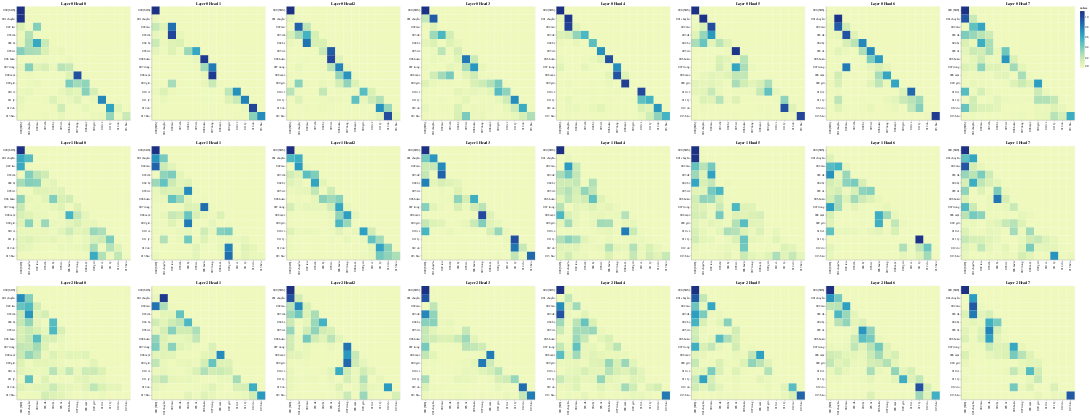

The cell this chart's notebook holds for it:
### Code cell
get_all_attention_maps("decoder", layers, heads, decoder_input_tokens, decoder_input_tokens, min(20, sentence_len))

### Figure 1 — Vega-Lite specification as saved in the notebook (floating-point values rounded to 4 significant figures; data arrays with more than 128 entries replaced by an {"elided": "..."} marker saying what was removed)
{"config": {"view": {"continuousWidth": 400, "continuousHeight": 300}}, "vconcat": [{"hconcat": [{"data": {"name": "data-8db8215237bbf3952c71818c642f2ad3"}, "mark": "rect", "encoding": {"color": {"field": "value", "type": "quantitative"}, "tooltip": [{"field": "row", "type": "quantitative"}, {"field": "column", "type": "quantitative"}, {"field": "value", "type": "quantitative"}, {"field": "row_token", "type": "nominal"}, {"field": "col_token", "type": "nominal"}], "x": {"axis": {"title": ""}, "field": "col_token", "type": "nominal"}, "y": {"axis": {"title": ""}, "field": "row_token", "type": "nominal"}}, "height": 400, "selection": {"selector1273": {"type": "interval", "bind": "scales", "encodings": ["x", "y"]}}, "title": "Layer 0 Head 0", "width": 400}, {"data": {"name": "data-5941b866cc1a7385b6357d65c1183bae"}, "mark": "rect", "encoding": {"color": {"field": "value", "type": "quantitative"}, "tooltip": [{"field": "row", "type": "quantitative"}, {"field": "column", "type": "quantitative"}, {"field": "value", "type": "quantitative"}, {"field": "row_token", "type": "nominal"}, {"field": "col_token", "type": "nominal"}], "x": {"axis": {"title": ""}, "field": "col_token", "type": "nominal"}, "y": {"axis": {"title": ""}, "field": "row_token", "type": "nominal"}}, "height": 400, "selection": {"selector1274": {"type": "interval", "bind": "scales", "encodings": ["x", "y"]}}, "title": "Layer 0 Head 1", "width": 400}, {"data": {"name": "data-31365ee500c74a7d04c5cb3646e43b17"}, "mark": "rect", "encoding": {"color": {"field": "value", "type": "quantitative"}, "tooltip": [{"field": "row", "type": "quantitative"}, {"field": "column", "type": "quantitative"}, {"field": "value", "type": "quantitative"}, {"field": "row_token", "type": "nominal"}, {"field": "col_token", "type": "nominal"}], "x": {"axis": {"title": ""}, "field": "col_token", "type": "nominal"}, "y": {"axis": {"title": ""}, "field": "row_token", "type": "nominal"}}, "height": 400, "selection": {"selector1275": {"type": "interval", "bind": "scales", "encodings": ["x", "y"]}}, "title": "Layer 0 Head 2", "width": 400}, {"data": {"name": "data-0ee6df4658d1a697b45d916cca992673"}, "mark": "rect", "encoding": {"color": {"field": "value", "type": "quantitative"}, "tooltip": [{"field": "row", "type": "quantitative"}, {"field": "column", "type": "quantitative"}, {"field": "value", "type": "quantitative"}, {"field": "row_token", "type": "nominal"}, {"field": "col_token", "type": "nominal"}], "x": {"axis": {"title": ""}, "field": "col_token", "type": "nominal"}, "y": {"axis": {"title": ""}, "field": "row_token", "type": "nominal"}}, "height": 400, "selection": {"selector1276": {"type": "interval", "bind": "scales", "encodings": ["x", "y"]}}, "title": "Layer 0 Head 3", "width": 400}, {"data": {"name": "data-4d7d78fc25ce688f0af16541ddaac930"}, "mark": "rect", "encoding": {"color": {"field": "value", "type": "quantitative"}, "tooltip": [{"field": "row", "type": "quantitative"}, {"field": "column", "type": "quantitative"}, {"field": "value", "type": "quantitative"}, {"field": "row_token", "type": "nominal"}, {"field": "col_token", "type": "nominal"}], "x": {"axis": {"title": ""}, "field": "col_token", "type": "nominal"}, "y": {"axis": {"title": ""}, "field": "row_token", "type": "nominal"}}, "height": 400, "selection": {"selector1277": {"type": "interval", "bind": "scales", "encodings": ["x", "y"]}}, "title": "Layer 0 Head 4", "width": 400}, {"data": {"name": "data-4014152ee2d8e77391acdc2632ffe1d2"}, "mark": "rect", "encoding": {"color": {"field": "value", "type": "quantitative"}, "tooltip": [{"field": "row", "type": "quantitative"}, {"field": "column", "type": "quantitative"}, {"field": "value", "type": "quantitative"}, {"field": "row_token", "type": "nominal"}, {"field": "col_token", "type": "nominal"}], "x": {"axis": {"title": ""}, "field": "col_token", "type": "nominal"}, "y": {"axis": {"title": ""}, "field": "row_token", "type": "nominal"}}, "height": 400, "selection": {"selector1278": {"type": "interval", "bind": "scales", "encodings": ["x", "y"]}}, "title": "Layer 0 Head 5", "width": 400}, {"data": {"name": "data-d66bb39d5f3822919694ad8f7e8a6fd3"}, "mark": "rect", "encoding": {"color": {"field": "value", "type": "quantitative"}, "tooltip": [{"field": "row", "type": "quantitative"}, {"field": "column", "type": "quantitative"}, {"field": "value", "type": "quantitative"}, {"field": "row_token", "type": "nominal"}, {"field": "col_token", "type": "nominal"}], "x": {"axis": {"title": ""}, "field": "col_token", "type": "nominal"}, "y": {"axis": {"title": ""}, "field": "row_token", "type": "nominal"}}, "height": 400, "selection": {"selector1279": {"type": "interval", "bind": "scales", "encodings": ["x", "y"]}}, "title": "Layer 0 Head 6", "width": 400}, {"data": {"name": "data-3e577bd6e464f80cc30dd936de7fbf52"}, "mark": "rect", "encoding": {"color": {"field": "value", "type": "quantitative"}, "tooltip": [{"field": "row", "type": "quantitative"}, {"field": "column", "type": "quantitative"}, {"field": "value", "type": "quantitative"}, {"field": "row_token", "type": "nominal"}, {"field": "col_token", "type": "nominal"}], "x": {"axis": {"title": ""}, "field": "col_token", "type": "nominal"}, "y": {"axis": {"title": ""}, "field": "row_token", "type": "nominal"}}, "height": 400, "selection": {"selector1280": {"type": "interval", "bind": "scales", "encodings": ["x", "y"]}}, "title": "Layer 0 Head 7", "width": 400}]}, {"hconcat": [{"data": {"name": "data-d9de77e28aa80eb29579c1549c827cd1"}, "mark": "rect", "encoding": {"color": {"field": "value", "type": "quantitative"}, "tooltip": [{"field": "row", "type": "quantitative"}, {"field": "column", "type": "quantitative"}, {"field": "value", "type": "quantitative"}, {"field": "row_token", "type": "nominal"}, {"field": "col_token", "type": "nominal"}], "x": {"axis": {"title": ""}, "field": "col_token", "type": "nominal"}, "y": {"axis": {"title": ""}, "field": "row_token", "type": "nominal"}}, "height": 400, "selection": {"selector1281": {"type": "interval", "bind": "scales", "encodings": ["x", "y"]}}, "title": "Layer 1 Head 0", "width": 400}, {"data": {"name": "data-aa2c4f4fdbac078644f001eeb51668a0"}, "mark": "rect", "encoding": {"color": {"field": "value", "type": "quantitative"}, "tooltip": [{"field": "row", "type": "quantitative"}, {"field": "column", "type": "quantitative"}, {"field": "value", "type": "quantitative"}, {"field": "row_token", "type": "nominal"}, {"field": "col_token", "type": "nominal"}], "x": {"axis": {"title": ""}, "field": "col_token", "type": "nominal"}, "y": {"axis": {"title": ""}, "field": "row_token", "type": "nominal"}}, "height": 400, "selection": {"selector1282": {"type": "interval", "bind": "scales", "encodings": ["x", "y"]}}, "title": "Layer 1 Head 1", "width": 400}, {"data": {"name": "data-b2042d96c989e68acea2873f39f3fe49"}, "mark": "rect", "encoding": {"color": {"field": "value", "type": "quantitative"}, "tooltip": [{"field": "row", "type": "quantitative"}, {"field": "column", "type": "quantitative"}, {"field": "value", "type": "quantitative"}, {"field": "row_token", "type": "nominal"}, {"field": "col_token", "type": "nominal"}], "x": {"axis": {"title": ""}, "field": "col_token", "type": "nominal"}, "y": {"axis": {"title": ""}, "field": "row_token", "type": "nominal"}}, "height": 400, "selection": {"selector1283": {"type": "interval", "bind": "scales", "encodings": ["x", "y"]}}, "title": "Layer 1 Head 2", "width": 400}, {"data": {"name": "data-97e83e9ab7714c8544959c12ff457492"}, "mark": "rect", "encoding": {"color": {"field": "value", "type": "quantitative"}, "tooltip": [{"field": "row", "type": "quantitative"}, {"field": "column", "type": "quantitative"}, {"field": "value", "type": "quantitative"}, {"field": "row_token", "type": "nominal"}, {"field": "col_token", "type": "nominal"}], "x": {"axis": {"title": ""}, "field": "col_token", "type": "nominal"}, "y": {"axis": {"title": ""}, "field": "row_token", "type": "nominal"}}, "height": 400, "selection": {"selector1284": {"type": "interval", "bind": "scales", "encodings": ["x", "y"]}}, "title": "Layer 1 Head 3", "width": 400}, {"data": {"name": "data-ebf0b9119fdb2dfcd2f302addcf5be6a"}, "mark": "rect", "encoding": {"color": {"field": "value", "type": "quantitative"}, "tooltip": [{"field": "row", "type": "quantitative"}, {"field": "column", "type": "quantitative"}, {"field": "value", "type": "quantitative"}, {"field": "row_token", "type": "nominal"}, {"field": "col_token", "type": "nominal"}], "x": {"axis": {"title": ""}, "field": "col_token", "type": "nominal"}, "y": {"axis": {"title": ""}, "field": "row_token", "type": "nominal"}}, "height": 400, "selection": {"selector1285": {"type": "interval", "bind": "scales", "encodings": ["x", "y"]}}, "title": "Layer 1 Head 4", "width": 400}, {"data": {"name": "data-a0b754bd3a7c9e000df4b1401c9d60f7"}, "mark": "rect", "encoding": {"color": {"field": "value", "type": "quantitative"}, "tooltip": [{"field": "row", "type": "quantitative"}, {"field": "column", "type": "quantitative"}, {"field": "value", "type": "quantitative"}, {"field": "row_token", "type": "nominal"}, {"field": "col_token", "type": "nominal"}], "x": {"axis": {"title": ""}, "field": "col_token", "type": "nominal"}, "y": {"axis": {"title": ""}, "field": "row_token", "type": "nominal"}}, "height": 400, "selection": {"selector1286": {"type": "interval", "bind": "scales", "encodings": ["x", "y"]}}, "title": "Layer 1 Head 5", "width": 400}, {"data": {"name": "data-7f7517ac3b13fedf5d747e3d30e096a5"}, "mark": "rect", "encoding": {"color": {"field": "value", "type": "quantitative"}, "tooltip": [{"field": "row", "type": "quantitative"}, {"field": "column", "type": "quantitative"}, {"field": "value", "type": "quantitative"}, {"field": "row_token", "type": "nominal"}, {"field": "col_token", "type": "nominal"}], "x": {"axis": {"title": ""}, "field": "col_token", "type": "nominal"}, "y": {"axis": {"title": ""}, "field": "row_token", "type": "nominal"}}, "height": 400, "selection": {"selector1287": {"type": "interval", "bind": "scales", "encodings": ["x", "y"]}}, "title": "Layer 1 Head 6", "width": 400}, {"data": {"name": "data-dbdbf61f24dfc09654e30e05e9c2d77e"}, "mark": "rect", "encoding": {"color": {"field": "value", "type": "quantitative"}, "tooltip": [{"field": "row", "type": "quantitative"}, {"field": "column", "type": "quantitative"}, {"field": "value", "type": "quantitative"}, {"field": "row_token", "type": "nominal"}, {"field": "col_token", "type": "nominal"}], "x": {"axis": {"title": ""}, "field": "col_token", "type": "nominal"}, "y": {"axis": {"title": ""}, "field": "row_token", "type": "nominal"}}, "height": 400, "selection": {"selector1288": {"type": "interval", "bind": "scales", "encodings": ["x", "y"]}}, "title": "Layer 1 Head 7", "width": 400}]}, {"hconcat": [{"data": {"name": "data-0ac65927d3d0190f97f3a0f890754529"}, "mark": "rect", "encoding": {"color": {"field": "value", "type": "quantitative"}, "tooltip": [{"field": "row", "type": "quantitative"}, {"field": "column", "type": "quantitative"}, {"field": "value", "type": "quantitative"}, {"field": "row_token", "type": "nominal"}, {"field": "col_token", "type": "nominal"}], "x": {"axis": {"title": ""}, "field": "col_token", "type": "nominal"}, "y": {"axis": {"title": ""}, "field": "row_token", "type": "nominal"}}, "height": 400, "selection": {"selector1289": {"type": "interval", "bind": "scales", "encodings": ["x", "y"]}}, "title": "Layer 2 Head 0", "width": 400}, {"data": {"name": "data-30c71c7af976da9ae663c5cc28ee995b"}, "mark": "rect", "encoding": {"color": {"field": "value", "type": "quantitative"}, "tooltip": [{"field": "row", "type": "quantitative"}, {"field": "column", "type": "quantitative"}, {"field": "value", "type": "quantitative"}, {"field": "row_token", "type": "nominal"}, {"field": "col_token", "type": "nominal"}], "x": {"axis": {"title": ""}, "field": "col_token", "type": "nominal"}, "y": {"axis": {"title": ""}, "field": "row_token", "type": "nominal"}}, "height": 400, "selection": {"selector1290": {"type": "interval", "bind": "scales", "encodings": ["x", "y"]}}, "title": "Layer 2 Head 1", "width": 400}, {"data": {"name": "data-55f31982c6f6f6f0e89fb4702f10cc39"}, "mark": "rect", "encoding": {"color": {"field": "value", "type": "quantitative"}, "tooltip": [{"field": "row", "type": "quantitative"}, {"field": "column", "type": "quantitative"}, {"field": "value", "type": "quantitative"}, {"field": "row_token", "type": "nominal"}, {"field": "col_token", "type": "nominal"}], "x": {"axis": {"title": ""}, "field": "col_token", "type": "nominal"}, "y": {"axis": {"title": ""}, "field": "row_token", "type": "nominal"}}, "height": 400, "selection": {"selector1291": {"type": "interval", "bind": "scales", "encodings": ["x", "y"]}}, "title": "Layer 2 Head 2", "width": 400}, {"data": {"name": "data-d8cf53b72b5b2aebf9edaf9565914235"}, "mark": "rect", "encoding": {"color": {"field": "value", "type": "quantitative"}, "tooltip": [{"field": "row", "type": "quantitative"}, {"field": "column", "type": "quantitative"}, {"field": "value", "type": "quantitative"}, {"field": "row_token", "type": "nominal"}, {"field": "col_token", "type": "nominal"}], "x": {"axis": {"title": ""}, "field": "col_token", "type": "nominal"}, "y": {"axis": {"title": ""}, "field": "row_token", "type": "nominal"}}, "height": 400, "selection": {"selector1292": {"type": "interval", "bind": "scales", "encodings": ["x", "y"]}}, "title": "Layer 2 Head 3", "width": 400}, {"data": {"name": "data-753881b1c1cd8a0d149e069e8d59cf78"}, "mark": "rect", "encoding": {"color": {"field": "value", "type": "quantitative"}, "tooltip": [{"field": "row", "type": "quantitative"}, {"field": "column", "type": "quantitative"}, {"field": "value", "type": "quantitative"}, {"field": "row_token", "type": "nominal"}, {"field": "col_token", "type": "nominal"}], "x": {"axis": {"title": ""}, "field": "col_token", "type": "nominal"}, "y": {"axis": {"title": ""}, "field": "row_token", "type": "nominal"}}, "height": 400, "selection": {"selector1293": {"type": "interval", "bind": "scales", "encodings": ["x", "y"]}}, "title": "Layer 2 Head 4", "width": 400}, {"data": {"name": "data-94b72d541711b006658fdb4d09f6aa12"}, "mark": "rect", "encoding": {"color": {"field": "value", "type": "quantitative"}, "tooltip": [{"field": "row", "type": "quantitative"}, {"field": "column", "type": "quantitative"}, {"field": "value", "type": "quantitative"}, {"field": "row_token", "type": "nominal"}, {"field": "col_token", "type": "nominal"}], "x": {"axis": {"title": ""}, "field": "col_token", "type": "nominal"}, "y": {"axis": {"title": ""}, "field": "row_token", "type": "nominal"}}, "height": 400, "selection": {"selector1294": {"type": "interval", "bind": "scales", "encodings": ["x", "y"]}}, "title": "Layer 2 Head 5", "width": 400}, {"data": {"name": "data-7fad7428c42ff0f151270e8d973e0265"}, "mark": "rect", "encoding": {"color": {"field": "value", "type": "quantitative"}, "tooltip": [{"field": "row", "type": "quantitative"}, {"field": "column", "type": "quantitative"}, {"field": "value", "type": "quantitative"}, {"field": "row_token", "type": "nominal"}, {"field": "col_token", "type": "nominal"}], "x": {"axis": {"title": ""}, "field": "col_token", "type": "nominal"}, "y": {"axis": {"title": ""}, "field": "row_token", "type": "nominal"}}, "height": 400, "selection": {"selector1295": {"type": "interval", "bind": "scales", "encodings": ["x", "y"]}}, "title": "Layer 2 Head 6", "width": 400}, {"data": {"name": "data-c2ff279f5680427b533f7f2767642cbc"}, "mark": "rect", "encoding": {"color": {"field": "value", "type": "quantitative"}, "tooltip": [{"field": "row", "type": "quantitative"}, {"field": "column", "type": "quantitative"}, {"field": "value", "type": "quantitative"}, {"field": "row_token", "type": "nominal"}, {"field": "col_token", "type": "nominal"}], "x": {"axis": {"title": ""}, "field": "col_token", "type": "nominal"}, "y": {"axis": {"title": ""}, "field": "row_token", "type": "nominal"}}, "height": 400, "selection": {"selector1296": {"type": "interval", "bind": "scales", "encodings": ["x", "y"]}}, "title": "Layer 2 Head 7", "width": 400}]}], "$schema": "https://vega.github.io/schema/vega-lite/v4.17.0.json", "datasets": {"data-8db8215237bbf3952c71818c642f2ad3": {"elided": "196 records"}, "data-5941b866cc1a7385b6357d65c1183bae": {"elided": "196 records"}, "data-31365ee500c74a7d04c5cb3646e43b17": {"elided": "196 records"}, "data-0ee6df4658d1a697b45d916cca992673": {"elided": "196 records"}, "data-4d7d78fc25ce688f0af16541ddaac930": {"elided": "196 records"}, "data-4014152ee2d8e77391acdc2632ffe1d2": {"elided": "196 records"}, "data-d66bb39d5f3822919694ad8f7e8a6fd3": {"elided": "196 records"}, "data-3e577bd6e464f80cc30dd936de7fbf52": {"elided": "196 records"}, "data-d9de77e28aa80eb29579c1549c827cd1": {"elided": "196 records"}, "data-aa2c4f4fdbac078644f001eeb51668a0": {"elided": "196 records"}, "data-b2042d96c989e68acea2873f39f3fe49": {"elided": "196 records"}, "data-97e83e9ab7714c8544959c12ff457492": {"elided": "196 records"}, "data-ebf0b9119fdb2dfcd2f302addcf5be6a": {"elided": "196 records"}, "data-a0b754bd3a7c9e000df4b1401c9d60f7": {"elided": "196 records"}, "data-7f7517ac3b13fedf5d747e3d30e096a5": {"elided": "196 records"}, "data-dbdbf61f24dfc09654e30e05e9c2d77e": {"elided": "196 records"}, "data-0ac65927d3d0190f97f3a0f890754529": {"elided": "196 records"}, "data-30c71c7af976da9ae663c5cc28ee995b": {"elided": "196 records"}, "data-55f31982c6f6f6f0e89fb4702f10cc39": {"elided": "196 records"}, "data-d8cf53b72b5b2aebf9edaf9565914235": {"elided": "196 records"}, "data-753881b1c1cd8a0d149e069e8d59cf78": {"elided": "196 records"}, "data-94b72d541711b006658fdb4d09f6aa12": {"elided": "196 records"}, "data-7fad7428c42ff0f151270e8d973e0265": {"elided": "196 records"}, "data-c2ff279f5680427b533f7f2767642cbc": {"elided": "196 records"}}}
